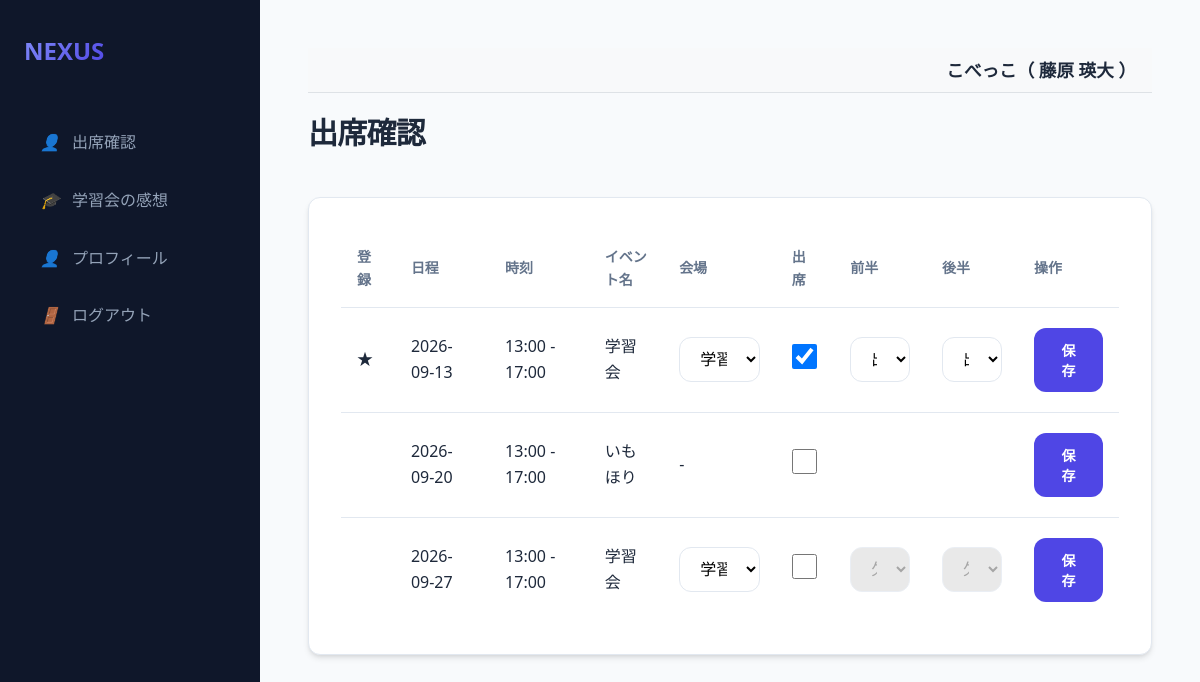
The page /teacher/dashboard (signed in) on the database its author committed.
### models.py (models this page shows, shortened)
class Organization(db.Model):
    id = db.Column(db.Integer, primary_key=True)
    name = db.Column(db.String(100), nullable=False)

class Student(db.Model):
    id = db.Column(db.Integer, primary_key=True)
    user_id = db.Column(db.Integer, db.ForeignKey('user.id'), nullable=True)
    user = db.relationship('User', back_populates='student_record')
    organization_id = db.Column(db.Integer, db.ForeignKey('organization.id'), nullable=False)
    organization = db.relationship('Organization')
    default_venue_id = db.Column(db.Integer, db.ForeignKey('venue.id'), nullable=True)
    default_venue = db.relationship('Venue')
    group_id = db.Column(db.Integer, db.ForeignKey('group.id'), nullable=True)
    group = db.relationship('Group', back_populates='students')
    name = db.Column(db.String(50), nullable=False)
    grade = db.Column(db.String(20))
    gender = db.Column(db.String(10))
    pref_gender = db.Column(db.String(10))
    pref_age1020_priority = db.Column(db.Integer, default=2)
    pref_age3040_priority = db.Column(db.Integer, default=2)
    pref_age50_priority = db.Column(db.Integer, default=2)
    attend = db.Column(db.Boolean, default=False)

class Event(db.Model):
    id = db.Column(db.Integer, primary_key=True)
    date = db.Column(db.DateTime, nullable=False)
    name = db.Column(db.String(100), nullable=False)
    organization_id = db.Column(db.Integer, db.ForeignKey('organization.id'), nullable=False)
    organization = db.relationship('Organization')
    venues = db.relationship('Venue', secondary=event_venue, backref='events')
    teacher_start = db.Column(db.String(5), nullable=False)
    teacher_end = db.Column(db.String(5), nullable=False)
    student_start = db.Column(db.String(5), nullable=False)
    student_end = db.Column(db.String(5), nullable=False)
    publish_to = db.Column(db.String(20), default='両0')
    status = db.Column(db.String(20), default='公開前')

class EventAttendance(db.Model):
    id = db.Column(db.Integer, primary_key=True)
    event_id = db.Column(db.Integer, db.ForeignKey('event.id'), nullable=False)
    user_id = db.Column(db.Integer, db.ForeignKey('user.id'), nullable=False)
    venue_id = db.Column(db.Integer, db.ForeignKey('venue.id'), nullable=True) # マッチング時に必要
    attend = db.Column(db.Boolean, default=False)
    subject1 = db.Column(db.String(20))
    subject2 = db.Column(db.String(20))
    achievement = db.Column(db.Integer) # 1-4
    compatibility = db.Column(db.Integer) # 1-4
    updated_by = db.Column(db.String(10)) # 'user' or 'admin'

### app.py (the view)
@app.route('/teacher/dashboard', methods=['GET'])
@login_required
def teacher_dashboard():
    user = db.session.get(User, session['user_id'])
    org_id = user.organization_id
    events = Event.query.filter(Event.organization_id == org_id,
                                Event.status.in_(['実施前', '実施']),
                                Event.publish_to.in_(['両方', '講師'])).order_by(Event.date).all()
    venues = Venue.query.filter_by(organization_id=org_id).all()
    all_attendances = {a.event_id: a for a in EventAttendance.query.filter_by(user_id=session['user_id']).all()}
    return render_template('teacher_dashboard.html', events=events, venues=venues, all_attendances=all_attendances)

### app.py (called while the page is built)
@app.after_request
def add_header(response):
    response.headers['Cache-Control'] = 'no-store, no-cache, must-revalidate, max-age=0'
    response.headers['Pragma'] = 'no-cache'
    response.headers['Expires'] = '0'
    return response

def login_required(f):
    @wraps(f)
    def decorated_function(*args, **kwargs):
        if 'user_id' not in session:
            return redirect(url_for('login'))
        return f(*args, **kwargs)
    return decorated_function

@app.context_processor
def inject_globals():
    user = None
    group_division_enabled = False
    if 'user_id' in session:
        user = db.session.get(User, session['user_id'])
        if user and user.organization_id:
            cfg = Config.query.filter_by(key='group_division_enabled', organization_id=user.organization_id).first()
            if cfg and cfg.value == 'true':
                group_division_enabled = True
    return dict(current_user=user, group_division_enabled=group_division_enabled)

### templates/teacher_dashboard.html (shortened to what this page needs)
{% extends "base.html" %}
{% block content %}
<div class="header">
    <h1>出席確認</h1>
</div>
<div class="card">
    <div class="table-container">
        <table>
            <thead>
                <tr>
                    <th>登録</th>
                    <th>日程</th>
                    <th>時刻</th>
                    <th>イベント名</th>
                    <th>会場</th>
                    <th>出席</th>
                    <th>前半</th>
                    <th>後半</th>
                    <th>操作</th>
                </tr>
            </thead>
            <tbody>
                {% for event in events %}
                {% set att = all_attendances.get(event.id) %}
                {% set is_study = (event.name == '学習会') %}
                <tr>
                    <td>
                        {% if att %}
                            {% if att.updated_by == 'user' %}★
                            {% elif att.updated_by == 'admin' %}☆
                            {% endif %}
                        {% endif %}
                    </td>
                    <td>{{ event.date.strftime('%Y-%m-%d') }}</td>
                    <td>{{ event.teacher_start }} - {{ event.teacher_end }}</td>
                    <td>{{ event.name }}</td>
                    <td>
                    {% if is_study %}
                    <select name="venue_id" id="venue_{{event.id}}" form="form_{{event.id}}">
                        {% for venue in venues %}
                        <option value="{{ venue.id }}" {{ 'selected' if att and att.venue_id == venue.id }}>{{ venue.name }}</option>
                        {% endfor %}
                    </select>
                    {% else %}
                    -
                    {% endif %}
                    </td>
                    <td>
                        <input type="checkbox" name="attend" value="true" form="form_{{event.id}}" class="large-checkbox attend-checkbox" data-event-id="{{event.id}}"
                               {{ 'checked' if att and att.attend }}>
                    </td>
                    <td>
                        {% if is_study %}
                        <select name="subject1" id="sub1_{{event.id}}" form="form_{{event.id}}" class="subject-select" {{ 'disabled' if not (att and att.attend) }}>
                            <option value="出席" {{ 'selected' if (att.subject1 if att else '欠席') == '出席' }}>出席</option>
                            <option value="欠席" {{ 'selected' if (att.subject1 if att else '欠席') == '欠席' }}>欠席</option>
                        </select>
                        {% else %}
                        &nbsp;
                        {% endif %}
                    </td>
                    <td>
                        {% if is_study %}
                        <select name="subject2" id="sub2_{{event.id}}" form="form_{{event.id}}" class="subject-select" {{ 'disabled' if not (att and att.attend) }}>
                            <option value="出席" {{ 'selected' if (att.subject2 if att else '欠席') == '出席' }}>出席</option>
                            <option value="欠席" {{ 'selected' if (att.subject2 if att else '欠席') == '欠席' }}>欠席</option>
                        </select>
                        {% else %}
                        &nbsp;
                        {% endif %}
                    </td>
                    <td>
                        <button type="submit" form="form_{{event.id}}" class="btn btn-primary">保存</button>
                    </td>
                </tr>
                {% endfor %}
            </tbody>
        </table>
    </div>
</div>
{% endblock %}

### templates/base.html (shortened to what this page needs)
<!DOCTYPE html>
<html lang="ja">
<head>
    <link rel="stylesheet" href="{{ url_for('static', filename='style.css') }}">
</head>
<body>
<aside class="sidebar">
    <a href="/" class="logo">
        <span>NEXUS</span>
    </a>
    <nav class="nav-links">
        {% if current_user.is_admin %}
        <a href="/events" class="nav-item {{ 'active' if request.path == '/events' }}">
            <i>📋</i> イベント管理
        </a>
        <a href="/event/select" class="nav-item {{ 'active' if request.path == '/event/select' }}">
            <i>📅</i> イベント一覧
        </a>
        <a href="/venues" class="nav-item {{ 'active' if request.path == '/venues' }}">
            <i>📍</i> 会場一覧
        </a>
        <a href="/settings" class="nav-item {{ 'active' if request.path == '/settings' }}">
            <i>⚙️</i> 設定
        </a>
        {% if group_division_enabled %}
        <a href="/groups" class="nav-item {{ 'active' if request.path == '/groups' }}">
            <i>👥</i> グループ設定
        </a>
        {% endif %}
        <a href="/prohibited_matches" class="nav-item {{ 'active' if request.path == '/prohibited_matches' }}">
            <i>🚫</i> マッチング禁止
        </a>
        {% if session.get('selected_event_name', '')|trim == '学習会' and session.get('selected_event_status', '')|trim == '実施後' %}
        <a href="/evaluation/teacher" class="nav-item {{ 'active' if request.path == '/evaluation/teacher' }}">
            <i>🧑‍🏫</i> 講師による評価
        </a>
        <a href="/evaluation/student" class="nav-item {{ 'active' if request.path == '/evaluation/student' }}">
            <i>🎓</i> 生徒の感想
        </a>
        {% else %}
        <a href="/teachers" class="nav-item {{ 'active' if request.path == '/teachers' }}">
            <i>🧑‍🏫</i> 講師一覧
        </a>
        <a href="/students" class="nav-item {{ 'active' if request.path == '/students' }}">
            <i>🎓</i> 生徒一覧
        </a>
        {% if session.get('selected_event_name', '')|trim == '学習会' and session.get('selected_event_status', '')|trim == '実施' %}
        <a href="/matching/setup" class="nav-item {{ 'active' if request.path == '/matching/setup' }}">
            <i>🔄</i> マッチング実行
        </a>
        <a href="/result" class="nav-item {{ 'active' if request.path == '/result' }}">
            <i>📊</i> マッチング結果
        </a>
        <a href="/matching/adjustment" class="nav-item {{ 'active' if request.path == '/matching/adjustment' }}">
            <i>🛠️</i> マッチング調整
        </a>
        {% endif %}
        {% endif %}
        {% if current_user.is_super_admin %}
        <a href="/users" class="nav-item {{ 'active' if request.path == '/users' }}">
            <i>⚙️</i> 管理者一覧
        </a>
        <a href="/organizations" class="nav-item {{ 'active' if request.path == '/organizations' }}">
            <i>🏢</i> 組織一覧
        </a>
        {% endif %}
        {% elif current_user.student_record %}
        <a href="{{ url_for('student_dashboard') }}" class="nav-item {{ 'active' if request.path == '/student/dashboard' }}">
            <i>👤</i> 出席確認
        </a>
        <a href="{{ url_for('post_study_session') }}" class="nav-item {{ 'active' if request.path == '/post_study_session' }}">
            <i>🎓</i> 学習会の感想
        </a>
        <a href="{{ url_for('student_edit', id=current_user.student_record.id) }}" class="nav-item {{ 'active' if request.path == url_for('student_edit', id=current_user.student_record.id) }}">
            <i>👤</i> プロフィール
        </a>
        {% endif %}
        <a href="{{ url_for('logout') }}" class="nav-item">
            <i>🚪</i> ログアウト
        </a>
    </nav>
</aside>
<main class="main-content">
    {% if current_user %}
    <div style="background-color: #f8f9fa; padding: 0.5rem 1rem; margin-bottom: 1rem; border-bottom: 1px solid #dee2e6; text-align: right; font-size: 1.1rem; font-weight: bold;">
        {{ current_user.organization.name if current_user.organization else '組織なし' }}（
        {% if current_user.name %}
            {{ current_user.name }}
        {% elif current_user.teacher_record %}
            {{ current_user.teacher_record.name }}
        {% elif current_user.student_record %}
            {{ current_user.student_record.name }}
        {% else %}
            {{ current_user.username }}
        {% endif %}
        ）
    </div>
    {% endif %}
    {% block content %}{% endblock %}
</main>
</body>
</html>

### static/style.css (style rules this page uses)
:root { --primary: #4f46e5; --primary-hover: #4338ca; --bg-main: #f8fafc; --bg-card: #ffffff; --text-main: #1e293b; --text-muted: #64748b; --border: #e2e8f0; --shadow: 0 4px 6px -1px rgb(0 0 0 / 0.1), 0 2px 4px -2px rgb(0 0 0 / 0.1); --radius: 0.75rem; --sidebar-w: 260px; }
* { margin: 0; padding: 0; box-sizing: border-box; }
body { font-family: "Segoe UI", "Hiragino Kaku Gothic ProN", "Hiragino Sans", "Meiryo", sans-serif; background-color: var(--bg-main); color: var(--text-main); line-height: 1.6; display: flex; min-height: 100vh; }
.sidebar { width: var(--sidebar-w); background-color: #0f172a; color: white; padding: 2rem 1.5rem; display: flex; flex-direction: column; position: fixed; height: 100vh; transition: all 0.3s ease; }
.logo { font-size: 1.5rem; font-weight: 800; margin-bottom: 3rem; display: flex; align-items: center; gap: 0.75rem; color: #f8fafc; text-decoration: none; }
.logo span { background: linear-gradient(135deg, #818cf8, #4f46e5); -webkit-background-clip: text; -webkit-text-fill-color: transparent; }
.nav-links { display: flex; flex-direction: column; gap: 0.5rem; }
.nav-item { padding: 0.75rem 1rem; color: #94a3b8; text-decoration: none; border-radius: var(--radius); display: flex; align-items: center; gap: 0.75rem; transition: all 0.2s; }
.main-content { margin-left: var(--sidebar-w); flex: 1; padding: 3rem; max-width: 1200px; }
.header { display: flex; justify-content: space-between; align-items: center; margin-bottom: 2.5rem; }
h1 { font-size: 1.875rem; font-weight: 700; letter-spacing: -0.025em; }
.card { background: var(--bg-card); border: 1px solid var(--border); border-radius: var(--radius); padding: 2rem; box-shadow: var(--shadow); }
.table-container { overflow-x: auto; }
table { width: 100%; border-collapse: collapse; text-align: left; }
th { padding: 1rem; border-bottom: 1px solid var(--border); font-size: 0.875rem; text-transform: uppercase; color: var(--text-muted); font-weight: 600; }
td { padding: 1.25rem 1rem; border-bottom: 1px solid var(--border); }
tr:last-child td { border-bottom: none; }
input, select, textarea { width: 100%; padding: 0.75rem 1rem; border: 1px solid var(--border); border-radius: var(--radius); font-size: 1rem; transition: border-color 0.2s; background-color: #fff; }
.btn { display: inline-flex; align-items: center; justify-content: center; padding: 0.75rem 1.5rem; font-size: 0.875rem; font-weight: 600; border-radius: var(--radius); cursor: pointer; transition: all 0.2s; text-decoration: none; border: none; gap: 0.5rem; }
.btn-primary { background-color: var(--primary); color: white; }

### templates/teacher_dashboard.html (style rules this page uses)
.large-checkbox { width: 25px; height: 25px; cursor: pointer; }
input:disabled, select:disabled { background-color: #e0e0e0; }

### rows shown on the page
Organization: organization "こべっこ"
Student: student_record.name "藤原 瑛大"
Event: date "2026-09-13", teacher_start "13:00", teacher_end "17:00", name "学習会", subject1 "出席", subject2 "出席"
Event: date "2026-09-20", teacher_start "13:00", teacher_end "17:00", name "いもほり"
Event: date "2026-09-27", teacher_start "13:00", teacher_end "17:00", name "学習会", subject1 "欠席", subject2 "欠席"

### other values the page prints
form field venue_id "学習会場A"
